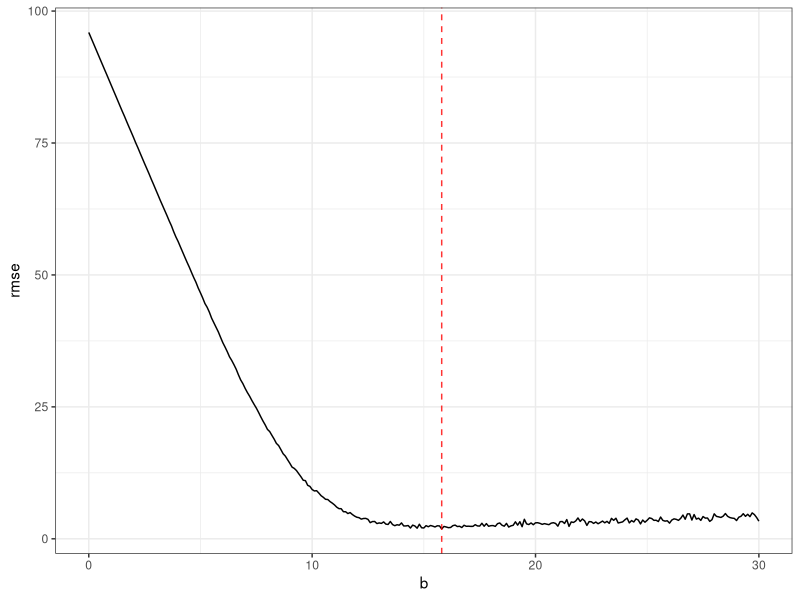
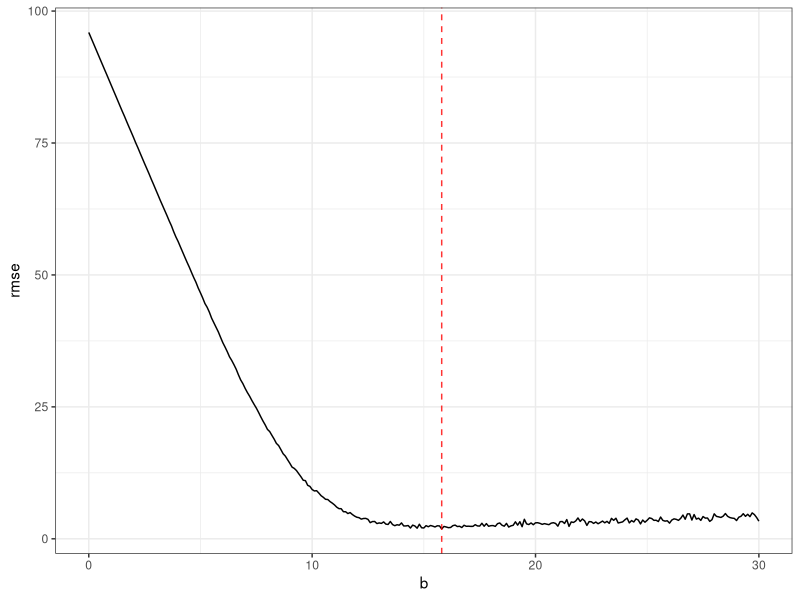

Write the R code that produced these figures, in order.
##
## q2.r
##
## Evaluating DP algorithms with synthetic data
##
## JH 2019/03/10
##



##3 PART (A)
# data generating process
dgp <- function (n, lambda=10) {
  rpois(n, lambda)
}



### PART (B)

# sign function
sgn <- function(x) {
  return(ifelse(x < 0, -1, 1))
}

# laplace random draws
rlap <- function(mu=0, s=1, size=1) {
  p <- runif(size) - 0.5
  draws <- mu - s * sgn(p) * log(1 - 2 * abs(p))
  draws
}

# clamping helper function
clamp <- function (data, a, b) {
  data.clamped <- data
  data.clamped[data < a] <- a
  data.clamped[data > b] <- b
  data.clamped
}

# differentially private mechanism (clamping)
dpclamping <- function (data, epsilon, a=0, b) {
  mean.actual <- mean(clamp(data, a, b))
  
  # generate noise by Laplace mechanism
  data.len <- length(data)
  sensitivity <- (b - a) / data.len
  laplace.shift <- sensitivity / epsilon
  noise <- rlap(s=laplace.shift, size=1)
  
  # inject noise
  mean.noisy <- mean.actual + noise
  
  # apply clamping
  mean.clamped <- clamp(mean.noisy, a, b)
}



### PART (C)

# parameters
n <- 200
epsilon <- 0.5
b.seq <- seq(0, 30, by=0.1)
b.num <- length(b.seq)

# generate data
data.poisson <- dgp(n, lambda=10)

# calculate RMSE
rmse <- function (data, m) {
  sqrt(sum((data - m)^2))
}

n.trials <- 100
rmses <- vector("numeric", b.num)
for (i in 1:b.num) {
  
  dpmeans <- vector("numeric", n.trials)
  for (j in 1:n.trials) {
    # calculate dp query of mean
    dpmeans[j] <- dpclamping(data=data.poisson, epsilon=epsilon, b=b.seq[i])
  }
  # calculate and store RMSE
  rmses[i] <- rmse(dpmeans, m=mean(data.poisson))
}


# find index of minimum RMSE (optimal value of b)
b.optimal <- b.seq[which.min(rmses)]; b.optimal

#plot(b.seq, rmses, type='l') # uncomment if no ggplot

# visualize
rmsedata <- data.frame(b=b.seq, rmse=rmses)
library(ggplot2)
clamping.plot <- ggplot(rmsedata, aes(x=b, y=rmse)) +
  geom_line() +
  geom_vline(xintercept=b.optimal, color="red", alpha=0.8, linetype="dashed") +
  theme_bw()
clamping.plot
ggsave("clamping.jpg", clamping.plot)
